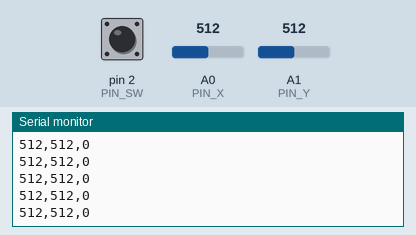
The sketch below on a simulated Arduino Nano, built with avr-gcc and run on an emulated ATmega328P. Shown: the last lines printed to the serial monitor. The inputs (shaded band) are chosen by the test bench; at power-on: A0 (PIN_X) = 512, A1 (PIN_Y) = 512, pin 2 (PIN_SW) HIGH.

Above: at 1.2 s.
1.3 s: A0 (PIN_X) set to 716
At 1.8 s:
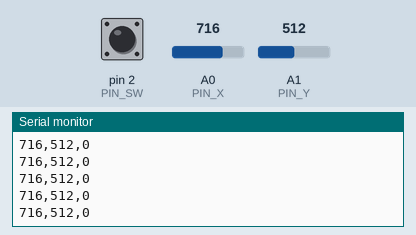
2.8 s: A1 (PIN_Y) set to 716
At 3.4 s:
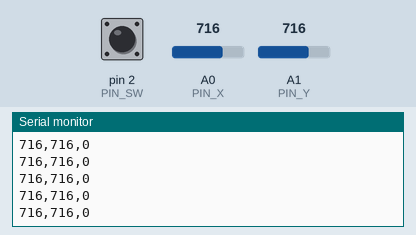
4.3 s: pin 2 (PIN_SW) pulled LOW for 0.15 s
5.9 s: A0 (PIN_X) set to 900
At 6.7 s:
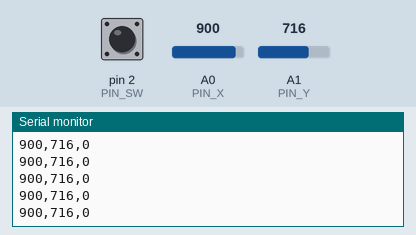
7.4 s: pin 2 (PIN_SW) pulled LOW for 1 s
At 8.2 s:
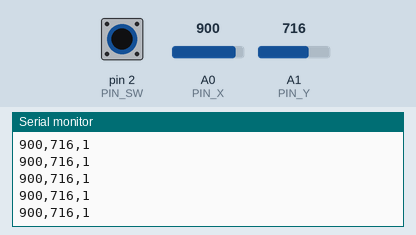
9.9 s: A1 (PIN_Y) set to 900
At 10.4 s:
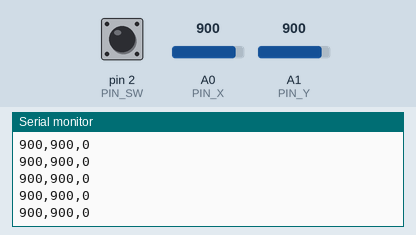
Timing chart, 0 to 12.4 s (numbered marks = the images above; inputs shaded):
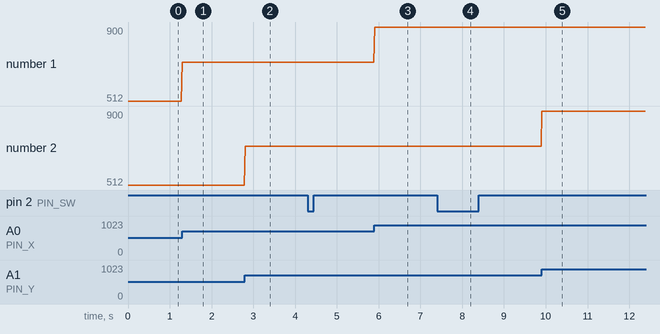

Measured:
- after the input at 1.3 s, the serial monitor: prints a new line at once (image 1)
- after the input at 2.8 s, the serial monitor: prints a new line at once (image 2)
- after the input at 5.9 s, the serial monitor: prints a new line at once (image 3)
- after the input at 7.4 s, the serial monitor: prints a new line at once (image 4)
- after the input at 9.9 s, the serial monitor: prints a new line at once (image 5)
- plotted number 1: 512 → 716 after the input at 1.3 s, 716 → 900 after the input at 5.9 s

The sketch:

joystick_hidromobil.ino
```cpp
// Hidromobil 36 — Arduino Nano joystick köprüsü
// Joystick modülü bağlantısı:
//   VRx -> A0    VRy -> A1    SW -> D2    +5V -> 5V    GND -> GND
// Seri çıktı (115200 baud), saniyede ~50 satır:  X,Y,BUTON   örn: 512,498,0
// X ve Y 0-1023 arası ham değer, BUTON basılıyken 1.
// Pinlerin farklıysa sadece aşağıdaki üç satırı değiştir.

const int PIN_X  = A0;
const int PIN_Y  = A1;
const int PIN_SW = 2;

void setup() {
  Serial.begin(115200);
  pinMode(PIN_SW, INPUT_PULLUP);   // buton GND'ye çekince LOW olur
}

void loop() {
  int x = analogRead(PIN_X);
  int y = analogRead(PIN_Y);
  int b = (digitalRead(PIN_SW) == LOW) ? 1 : 0;

  Serial.print(x);
  Serial.print(',');
  Serial.print(y);
  Serial.print(',');
  Serial.println(b);

  delay(20);
}
```
